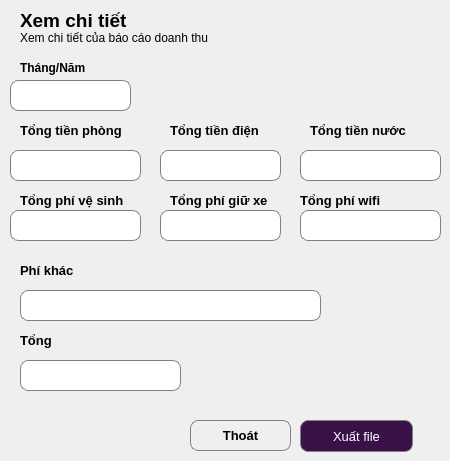
    <widget class="QWidget" name="page_81">
     <widget class="QLabel" name="label_926">
      <property name="geometry">
       <rect>
        <x>20</x>
        <y>10</y>
        <width>121</width>
        <height>21</height>
       </rect>
      </property>
      <property name="font">
       <font>
        <pointsize>14</pointsize>
        <weight>75</weight>
        <bold>true</bold>
       </font>
      </property>
      <property name="text">
       <string>Xem chi tiết</string>
      </property>
     </widget>
     <widget class="QLabel" name="label_927">
      <property name="geometry">
       <rect>
        <x>20</x>
        <y>30</y>
        <width>271</width>
        <height>16</height>
       </rect>
      </property>
      <property name="text">
       <string>Xem chi tiết của báo cáo doanh thu</string>
      </property>
     </widget>
     <widget class="QLabel" name="label_928">
      <property name="geometry">
       <rect>
        <x>20</x>
        <y>60</y>
        <width>81</width>
        <height>16</height>
       </rect>
      </property>
      <property name="font">
       <font>
        <weight>75</weight>
        <bold>true</bold>
       </font>
      </property>
      <property name="text">
       <string>Tháng/Năm</string>
      </property>
     </widget>
     <widget class="QLabel" name="label_929">
      <property name="geometry">
       <rect>
        <x>20</x>
        <y>120</y>
        <width>121</width>
        <height>21</height>
       </rect>
      </property>
      <property name="font">
       <font>
        <pointsize>10</pointsize>
        <weight>75</weight>
        <bold>true</bold>
       </font>
      </property>
      <property name="text">
       <string>Tổng tiền phòng</string>
      </property>
     </widget>
     <widget class="QLabel" name="label_930">
      <property name="geometry">
       <rect>
        <x>170</x>
        <y>120</y>
        <width>121</width>
        <height>21</height>
       </rect>
      </property>
      <property name="font">
       <font>
        <pointsize>10</pointsize>
        <weight>75</weight>
        <bold>true</bold>
       </font>
      </property>
      <property name="text">
       <string>Tổng tiền điện</string>
      </property>
     </widget>
     <widget class="QLabel" name="label_931">
      <property name="geometry">
       <rect>
        <x>310</x>
        <y>120</y>
        <width>121</width>
        <height>21</height>
       </rect>
      </property>
      <property name="font">
       <font>
        <pointsize>10</pointsize>
        <weight>75</weight>
        <bold>true</bold>
       </font>
      </property>
      <property name="text">
       <string>Tổng tiền nước</string>
      </property>
     </widget>
     <widget class="QLabel" name="label_932">
      <property name="geometry">
       <rect>
        <x>20</x>
        <y>190</y>
        <width>121</width>
        <height>21</height>
       </rect>
      </property>
      <property name="font">
       <font>
        <pointsize>10</pointsize>
        <weight>75</weight>
        <bold>true</bold>
       </font>
      </property>
      <property name="text">
       <string>Tổng phí vệ sinh</string>
      </property>
     </widget>
     <widget class="QLabel" name="label_933">
      <property name="geometry">
       <rect>
        <x>170</x>
        <y>190</y>
        <width>121</width>
        <height>21</height>
       </rect>
      </property>
      <property name="font">
       <font>
        <pointsize>10</pointsize>
        <weight>75</weight>
        <bold>true</bold>
       </font>
      </property>
      <property name="text">
       <string>Tổng phí giữ xe</string>
      </property>
     </widget>
     <widget class="QLabel" name="label_934">
      <property name="geometry">
       <rect>
        <x>300</x>
        <y>190</y>
        <width>121</width>
        <height>21</height>
       </rect>
      </property>
      <property name="font">
       <font>
        <pointsize>10</pointsize>
        <weight>75</weight>
        <bold>true</bold>
       </font>
      </property>
      <property name="text">
       <string>Tổng phí wifi</string>
      </property>
     </widget>
     <widget class="QLabel" name="label_935">
      <property name="geometry">
       <rect>
        <x>20</x>
        <y>260</y>
        <width>121</width>
        <height>21</height>
       </rect>
      </property>
      <property name="font">
       <font>
        <pointsize>10</pointsize>
        <weight>75</weight>
        <bold>true</bold>
       </font>
      </property>
      <property name="text">
       <string>Phí khác</string>
      </property>
     </widget>
     <widget class="QLabel" name="label_936">
      <property name="geometry">
       <rect>
        <x>20</x>
        <y>330</y>
        <width>121</width>
        <height>21</height>
       </rect>
      </property>
      <property name="font">
       <font>
        <pointsize>10</pointsize>
        <weight>75</weight>
        <bold>true</bold>
       </font>
      </property>
      <property name="text">
       <string>Tổng</string>
      </property>
     </widget>
     <widget class="QLineEdit" name="lne_thangnam6">
      <property name="geometry">
       <rect>
        <x>10</x>
        <y>80</y>
        <width>121</width>
        <height>31</height>
       </rect>
      </property>
      <property name="styleSheet">
       <string notr="true">QLineEdit {
    border: 1px solid gray;
    border-radius: 8px;
    padding: 5px;
}</string>
      </property>
      <property name="text">
       <string/>
      </property>
      <property name="alignment">
       <set>Qt::AlignCenter</set>
      </property>
     </widget>
     <widget class="QLineEdit" name="lne_ttienphong1">
      <property name="geometry">
       <rect>
        <x>10</x>
        <y>150</y>
        <width>131</width>
        <height>31</height>
       </rect>
      </property>
      <property name="styleSheet">
       <string notr="true">QLineEdit {
    border: 1px solid gray;
    border-radius: 8px;
    padding: 5px;
}</string>
      </property>
      <property name="text">
       <string/>
      </property>
      <property name="alignment">
       <set>Qt::AlignCenter</set>
      </property>
     </widget>
     <widget class="QLineEdit" name="lne_ttiendien1">
      <property name="geometry">
       <rect>
        <x>160</x>
        <y>150</y>
        <width>121</width>
        <height>31</height>
       </rect>
      </property>
      <property name="styleSheet">
       <string notr="true">QLineEdit {
    border: 1px solid gray;
    border-radius: 8px;
    padding: 5px;
}</string>
      </property>
      <property name="text">
       <string/>
      </property>
      <property name="alignment">
       <set>Qt::AlignCenter</set>
      </property>
     </widget>
     <widget class="QLineEdit" name="lne_ttiennuoc1">
      <property name="geometry">
       <rect>
        <x>300</x>
        <y>150</y>
        <width>141</width>
        <height>31</height>
       </rect>
      </property>
      <property name="styleSheet">
       <string notr="true">QLineEdit {
    border: 1px solid gray;
    border-radius: 8px;
    padding: 5px;
}</string>
      </property>
      <property name="text">
       <string/>
      </property>
      <property name="alignment">
       <set>Qt::AlignCenter</set>
      </property>
     </widget>
     <widget class="QLineEdit" name="lne_tphivs1">
      <property name="geometry">
       <rect>
        <x>10</x>
        <y>210</y>
        <width>131</width>
        <height>31</height>
       </rect>
      </property>
      <property name="styleSheet">
       <string notr="true">QLineEdit {
    border: 1px solid gray;
    border-radius: 8px;
    padding: 5px;
}</string>
      </property>
      <property name="text">
       <string/>
      </property>
      <property name="alignment">
       <set>Qt::AlignCenter</set>
      </property>
     </widget>
     <widget class="QLineEdit" name="lne_tphigiuxe1">
      <property name="geometry">
       <rect>
        <x>160</x>
        <y>210</y>
        <width>121</width>
        <height>31</height>
       </rect>
      </property>
      <property name="styleSheet">
       <string notr="true">QLineEdit {
    border: 1px solid gray;
    border-radius: 8px;
    padding: 5px;
}</string>
      </property>
      <property name="text">
       <string/>
      </property>
      <property name="alignment">
       <set>Qt::AlignCenter</set>
      </property>
     </widget>
     <widget class="QLineEdit" name="lne_tongphiwifi1">
      <property name="geometry">
       <rect>
        <x>300</x>
        <y>210</y>
        <width>141</width>
        <height>31</height>
       </rect>
      </property>
      <property name="styleSheet">
       <string notr="true">QLineEdit {
    border: 1px solid gray;
    border-radius: 8px;
    padding: 5px;
}</string>
      </property>
      <property name="text">
       <string/>
      </property>
      <property name="alignment">
       <set>Qt::AlignCenter</set>
      </property>
     </widget>
     <widget class="QLineEdit" name="lne_phikhac15">
      <property name="geometry">
       <rect>
        <x>20</x>
        <y>290</y>
        <width>301</width>
        <height>31</height>
       </rect>
      </property>
      <property name="styleSheet">
       <string notr="true">QLineEdit {
    border: 1px solid gray;
    border-radius: 8px;
    padding: 5px;
}</string>
      </property>
      <property name="text">
       <string/>
      </property>
      <property name="alignment">
       <set>Qt::AlignCenter</set>
      </property>
     </widget>
     <widget class="QLineEdit" name="lne_tong1">
      <property name="geometry">
       <rect>
        <x>20</x>
        <y>360</y>
        <width>161</width>
        <height>31</height>
       </rect>
      </property>
      <property name="styleSheet">
       <string notr="true">QLineEdit {
    border: 1px solid gray;
    border-radius: 8px;
    padding: 5px;
}</string>
      </property>
      <property name="text">
       <string/>
      </property>
      <property name="alignment">
       <set>Qt::AlignCenter</set>
      </property>
     </widget>
     <widget class="QPushButton" name="btn_thoat1">
      <property name="geometry">
       <rect>
        <x>190</x>
        <y>420</y>
        <width>101</width>
        <height>31</height>
       </rect>
      </property>
      <property name="font">
       <font>
        <pointsize>10</pointsize>
        <weight>75</weight>
        <bold>true</bold>
       </font>
      </property>
      <property name="styleSheet">
       <string notr="true">QPushButton {
 border: 1px solid gray;
 border-radius: 8px;
 padding: 5px;
 color: black;
}</string>
      </property>
      <property name="text">
       <string>Thoát</string>
      </property>
     </widget>
     <widget class="QPushButton" name="btn_xuatfile1">
      <property name="geometry">
       <rect>
        <x>300</x>
        <y>420</y>
        <width>113</width>
        <height>32</height>
       </rect>
      </property>
      <property name="font">
       <font>
        <pointsize>10</pointsize>
       </font>
      </property>
      <property name="styleSheet">
       <string notr="true">QPushButton {
 border: 1px solid gray;
 border-radius: 8px;
 padding: 5px;
 background-color: #391149;
 color: white;
}</string>
      </property>
      <property name="text">
       <string>Xuất file</string>
      </property>
     </widget>
    </widget>
